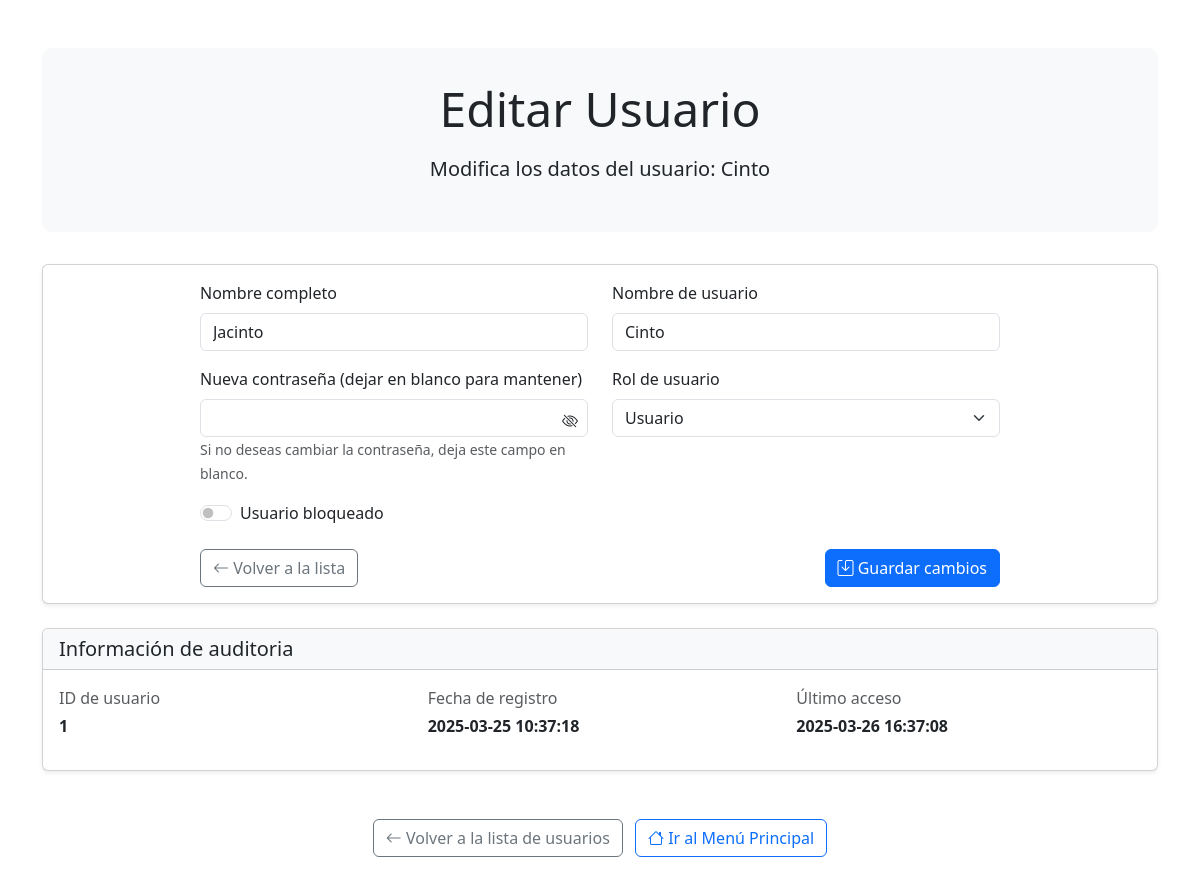
Page /admin_usuarios.php?editar=1 (signed in) on the committed database.
### tables this page shows
CREATE TABLE `usuarios` (
  `id` int NOT NULL AUTO_INCREMENT,
  `nombre` varchar(100) NOT NULL,
  `nombre_usuario` varchar(50) NOT NULL,
  `rol` varchar(20) DEFAULT 'usuario',
  `contrasena` varchar(255) NOT NULL,
  `fecha_registro` timestamp NULL DEFAULT CURRENT_TIMESTAMP,
  `last_activity` timestamp NULL DEFAULT CURRENT_TIMESTAMP,
  `bloqueado` tinyint(1) DEFAULT '0',
  PRIMARY KEY (`id`),
  UNIQUE KEY `nombre_usuario` (`nombre_usuario`)
);

### admin_usuarios.php (the view, shortened to what this page needs)
<?php
require_once 'config/database.php';
$modo_edicion = isset($_GET['editar']) && !empty($_GET['editar']);
$user_id_editar = $modo_edicion ? $_GET['editar'] : null;
if ($modo_edicion) {
    try {
        $stmt = $pdo->prepare("SELECT * FROM usuarios WHERE id = ?");
        $stmt->execute([$user_id_editar]);
        $usuario_editar = $stmt->fetch(PDO::FETCH_ASSOC);
    } catch (PDOException $e) {
        $mensaje = "Error al obtener los datos del usuario: " . $e->getMessage();
        $tipo_mensaje = "danger";
        header("Location: admin_usuarios.php");
        exit();
    }
}
?>
<!DOCTYPE html>
<html lang="es">
<head>
    <link href="https://cdn.jsdelivr.net/npm/bootstrap@5.3.0/dist/css/bootstrap.min.css" rel="stylesheet">
    <link rel="stylesheet" href="https://cdn.jsdelivr.net/npm/bootstrap-icons@1.10.0/font/bootstrap-icons.css">
</head>
<body>
    <div class="container py-5">
        <div class="admin-header text-center">
            <?php if ($modo_edicion): ?>
                <h1 class="display-5 mb-3">Editar Usuario</h1>
                <p class="lead">Modifica los datos del usuario: <strong><?php echo htmlspecialchars($usuario_editar['nombre_usuario']); ?></strong></p>
            <?php else: ?>
                <h1 class="display-5 mb-3">Gestión de Usuarios</h1>
                <p class="lead">Administra los usuarios registrados en el sistema.</p>
            <?php endif; ?>
        </div>
        <?php if ($modo_edicion): ?>
            <div class="card shadow-sm">
                <div class="card-body">
                    <div class="form-container">
                        <form method="post" action="admin_usuarios.php?editar=<?php echo $user_id_editar; ?>">
                            <div class="row mb-3">
                                <div class="col-md-6">
                                    <label for="nombre" class="form-label">Nombre completo</label>
                                    <input type="text" class="form-control" id="nombre" name="nombre" value="<?php echo htmlspecialchars($usuario_editar['nombre']); ?>" required>
                                </div>
                                <div class="col-md-6">
                                    <label for="nombre_usuario" class="form-label">Nombre de usuario</label>
                                    <input type="text" class="form-control" id="nombre_usuario" name="nombre_usuario" value="<?php echo htmlspecialchars($usuario_editar['nombre_usuario']); ?>" required>
                                </div>
                            </div>
                            <div class="row mb-3">
                                <div class="col-md-6">
                                    <label for="nuevo_password" class="form-label">Nueva contraseña (dejar en blanco para mantener)</label>
                                    <div class="position-relative">
                                        <input type="password" class="form-control" id="nuevo_password" name="nuevo_password">
                                        <i class="bi bi-eye-slash password-toggle" id="togglePassword"></i>
                                    </div>
                                    <small class="text-muted">Si no deseas cambiar la contraseña, deja este campo en blanco.</small>
                                </div>
                                <div class="col-md-6">
                                    <label for="rol" class="form-label">Rol de usuario</label>
                                    <select class="form-select" id="rol" name="rol" <?php echo $usuario_editar['id'] == $_SESSION['user_id'] ? 'disabled' : ''; ?>>
                                        <option value="usuario" <?php echo $usuario_editar['rol'] === 'usuario' ? 'selected' : ''; ?>>Usuario</option>
                                    </select>
                                </div>
                            </div>
                            <div class="mb-4">
                                <div class="form-check form-switch">
                                    <input class="form-check-input" type="checkbox" id="bloqueado" name="bloqueado" value="1" <?php echo $usuario_editar['bloqueado'] ? 'checked' : ''; ?> <?php echo $usuario_editar['id'] == $_SESSION['user_id'] ? 'disabled' : ''; ?>>
                                    <label class="form-check-label" for="bloqueado">Usuario bloqueado</label>
                                </div>
                            </div>
                            <div class="d-flex justify-content-between">
                                <a href="admin_usuarios.php" class="btn btn-outline-secondary">
                                    <i class="bi bi-arrow-left"></i> Volver a la lista
                                </a>
                                <button type="submit" name="actualizar_usuario" class="btn btn-primary">
                                    <i class="bi bi-save"></i> Guardar cambios
                                </button>
                            </div>
                        </form>
                    </div>
                </div>
            </div>
            <div class="card shadow-sm mt-4">
                <div class="card-header bg-light">
                    <h5 class="mb-0">Información de auditoria</h5>
                </div>
                <div class="card-body">
                    <div class="row">
                        <div class="col-md-4">
                            <p class="mb-1 text-muted">ID de usuario</p>
                            <p class="fw-bold"><?php echo htmlspecialchars($usuario_editar['id']); ?></p>
                        </div>
                        <div class="col-md-4">
                            <p class="mb-1 text-muted">Fecha de registro</p>
                            <p class="fw-bold"><?php echo isset($usuario_editar['fecha_registro']) ? htmlspecialchars($usuario_editar['fecha_registro']) : 'No disponible'; ?></p>
                        </div>
                        <div class="col-md-4">
                            <p class="mb-1 text-muted">Último acceso</p>
                            <p class="fw-bold"><?php echo isset($usuario_editar['last_activity']) ? htmlspecialchars($usuario_editar['last_activity']) : 'Nunca'; ?></p>
                        </div>
                    </div>
                </div>
            </div>
        <?php endif; ?>
        <div class="text-center mt-5">
            <?php if ($modo_edicion): ?>
                <a href="admin_usuarios.php" class="btn btn-outline-secondary me-2">
                    <i class="bi bi-arrow-left"></i> Volver a la lista de usuarios
                </a>
            <?php else: ?>
                <a href="admin.php" class="btn btn-outline-secondary me-2">
                    <i class="bi bi-arrow-left"></i> Volver al Panel de Administración
                </a>
            <?php endif; ?>
            <a href="principal.php" class="btn btn-outline-primary" onclick="sessionStorage.removeItem('currentSection');">
                <i class="bi bi-house"></i> Ir al Menú Principal
            </a>
        </div>
    </div>
</body>
</html>

### admin_usuarios.php (style rules this page uses)
.admin-header { background-color: #f8f9fa; border-radius: 10px; padding: 2rem; margin-bottom: 2rem; }
.form-container { max-width: 800px; margin: 0 auto; }
.form-label { font-weight: 500; }
.password-toggle { cursor: pointer; position: absolute; right: 10px; top: 10px; }

### rows in the picture
usuarios: nombre_usuario "Cinto", nombre "Jacinto", rol "Usuario", id "1", fecha_registro "2025-03-25 10:37:18", last_activity "2025-03-26 16:37:08"
